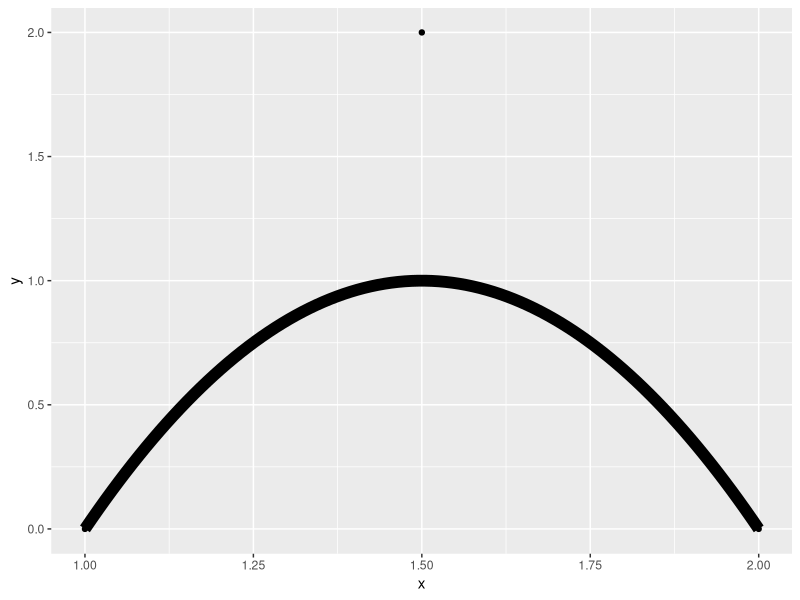

Write R code to recreate this figure. (Note: this script raises an error after producing the figure.)
library(ggforce)
lines <- data.frame(
  x = c(1, 1.5, 2, 9, 6),
  y = c(0, 2, 0, 15, 5),
  xend = c(19, 17, 2, 9, 5),
  yend = c(10, 18, 7, 12, 1),
  width = c(1, 10, 6, 2, 3),
  colour = letters[1:5]
)

ggplot(lines[1:3, ]) + geom_bezier(aes(x=x,y=y), size=4) + geom_point(aes(x=x,y=y))

states <- c('eaten', "eaten but said you didn't", 'cat took it', 'for tonight',
            'will decompose slowly')
pie <- data.frame(
  state = factor(rep(states, 2), levels = states),
  type = rep(c('Pie', 'Donut'), each = 5),
  r0 = rep(c(0, 0.8), each = 5),
  focus=rep(c(0.2, 0, 0, 0, 0), 2),
  amount = c(4,3, 1, 1.5, 6, 6, 1, 2, 3, 2),
  stringsAsFactors = FALSE
)

pielinks <- pie
pielinks$destination <- pielinks$state
pielinks$destination[8] <- pielinks$state[2]
pielinks$destination[-8] <- NA
pp <- subset(pielinks, type=="Donut")
pp <- rbind(pp, pp[1,])
pp$state[6] <- "cat took it"
pp$destination[6] <- "eaten"
# Look at the cakes
ggplot() + geom_arc_bar(data=pp[1:5, ],aes(x0=0, y0=0, r0=r0, r=1, amount=amount,
                            fill=state), sep=0.02,
                       stat='pie') +
  geom_bezier(data=pp, aes(x0=0, y0=0, r0=r0, r=r0, amount=amount, destinationnode=destination,
                   fill=state, sourcenode=state), size=2, sep=0.02,
                stat='link_pie') +
  geom_text(data=pp, stat="text_pie", aes(x0=0, y0=0, r0=r0, r=1.05, group=state, amount=amount, label=state,
                                          sourcenode=state, hjust=0, vjust=0), sep=0.02) +
  #geom_point(data=pp, stat="text_pie", aes(x0=0, y0=0, r0=r0, r=1.05, group=state, amount=amount,
  #                                        sourcenode=state), sep=0.02) +

  coord_fixed() +
  theme_no_axes() +
  xlim(c(-2,2)) + ylim(c(-2,2)) +
  scale_fill_brewer('', type='qual')
